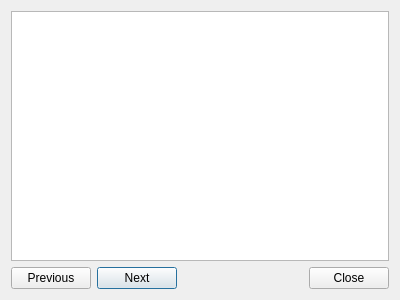
<?xml version="1.0" encoding="UTF-8"?>
<ui version="4.0">
 <class>TutorialDialog</class>
 <widget class="QDialog" name="TutorialDialog">
  <property name="geometry">
   <rect>
    <x>0</x>
    <y>0</y>
    <width>400</width>
    <height>300</height>
   </rect>
  </property>
  <property name="windowTitle">
   <string>Dialog</string>
  </property>
  <layout class="QGridLayout" name="gridLayout">
   <item row="1" column="1">
    <widget class="QPushButton" name="nextButton">
     <property name="text">
      <string>Next</string>
     </property>
    </widget>
   </item>
   <item row="1" column="3">
    <widget class="QPushButton" name="closeButton">
     <property name="text">
      <string>Close</string>
     </property>
    </widget>
   </item>
   <item row="1" column="0">
    <widget class="QPushButton" name="previousButton">
     <property name="text">
      <string>Previous</string>
     </property>
    </widget>
   </item>
   <item row="1" column="2">
    <spacer name="horizontalSpacer">
     <property name="orientation">
      <enum>Qt::Horizontal</enum>
     </property>
     <property name="sizeHint" stdset="0">
      <size>
       <width>40</width>
       <height>20</height>
      </size>
     </property>
    </spacer>
   </item>
   <item row="0" column="0" colspan="4">
    <widget class="QTextBrowser" name="textBrowser"/>
   </item>
  </layout>
 </widget>
 <resources/>
 <connections/>
</ui>
